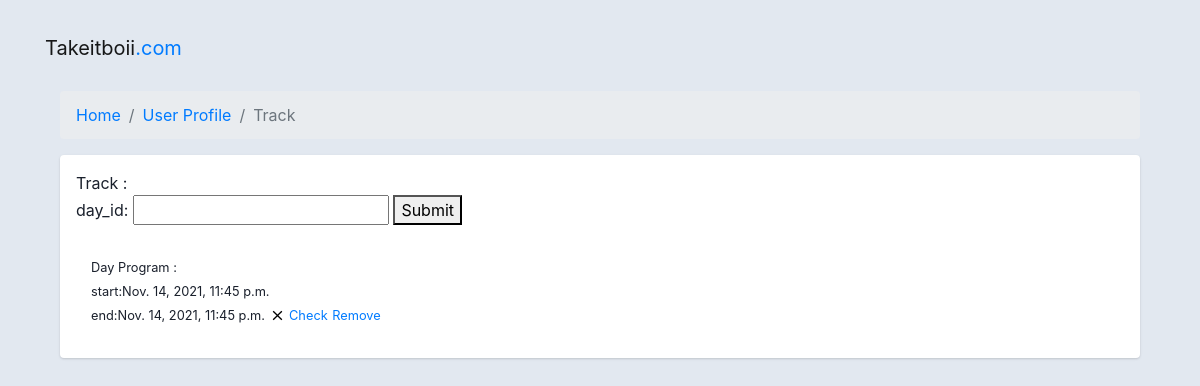
The app's page /Users/edittrack (signed in), older data.
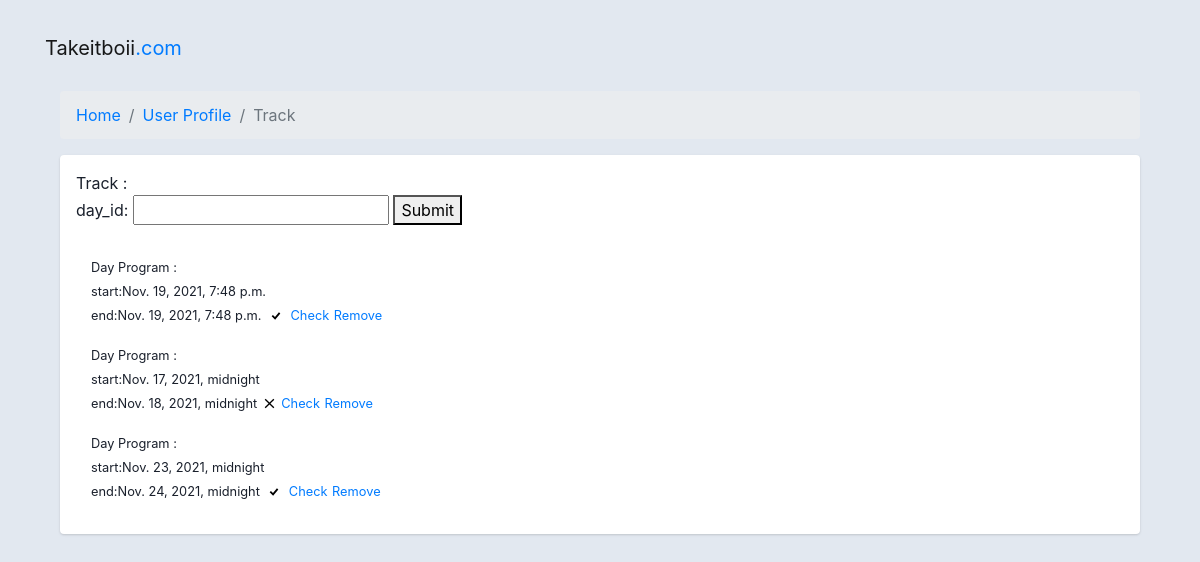
The same page, newer data.
### Tracking/models.py (models this page shows, shortened)
class Program(models.Model):
    start_date = models.DateTimeField(auto_now=False, auto_now_add=False)
    end_date = models.DateTimeField()
    objective = models.ManyToManyField(Workout,related_name="workout")
    day = models.IntegerField(default=0)
    status = models.BooleanField(default=False)
    enable_check = models.BooleanField(default=True)

### Users/views.py (the view)
# urls.py: path('edittrack', views.edittrack, name="edittrack"),
def edittrack(request):
    select_track = get_object_or_404(
        Customer, user=request.user).track_customer
    check_context = 0
    if select_track is not None:
        select_program = get_object_or_404(
            Tracks, id=select_track.id).day_program.all()
        check_empty = (len(select_program))
        print(check_empty)
        if check_empty == 0:
            check_context = 0
        else:
            check_context = 1
        return render(request, "users/edit_track.html", {"check_context": check_context, "programlist": select_program})
    return render(request, "users/edit_track.html", {"check_context": check_context, })

### Users/templates/users/edit_track.html (shortened to what this page needs)
<!DOCTYPE html>
<html>
<head>
    <link rel="stylesheet" href="https://stackpath.bootstrapcdn.com/bootstrap/4.3.1/css/bootstrap.min.css"
>
</head>
<body>
    <nav class="navbar navbar-expand-lg navbar-light">
        <div class="container">
            <a href="{% url 'home:index' %}" class="navbar-brand">Takeitboii<span class="text-primary">.com</span></a>
        </div>
    </nav>
    <div class="container">
        <div class="main-body">
            <nav aria-label="breadcrumb" class="main-breadcrumb">
                <ol class="breadcrumb">
                    <li class="breadcrumb-item"><a href="{% url 'home:index' %}">Home</a></li>
                    <li class="breadcrumb-item "><a href="{% url 'Users:userprofile' %}">User Profile</a></li>
                    <li class="breadcrumb-item active" aria-current="page">Track</li>
                </ol>
            </nav>
            <div class="row gutters-sm">
                <div class="col-md-12 mb-3">
                    <div class="card">
                        <div class="card-body">
                            <large>Track : {{id}} </large>
                            <div class="row">
                                {% if check_context %}
                                <div class="col-lg-12 col-md-12 ">
                                    <form method="POST" action="{% url 'Users:addprogram' %}" id="nameform">
                                        <label for="day_id">day_id:</label>
                                        <input type="number" required="required" id="day_id" name="day_id">
                                        <button type="submit" form="nameform" value="Submit">Submit</button>
                                        <br><br>
                                    </form>
                                </div>
                            </div>
                            <div class="row">
                                <div class="col-lg-7 ">
                                    <div class="col-md-12">
                                        {% for i in programlist %}
                                        <small>Day Program :</small><br>
                                        <small>start:{{i.start_date}}</small><br>
                                        <small>end:{{i.end_date}}</small>
                                        {% if i.status %}
                                        <svg width="20px" height="20px" viewBox="-81 0 512 512"
                                            xmlns="http://www.w3.org/2000/svg">
                                            <title>i-tick</title>
                                            <path d="M64 261L96 229 149 282 250 160 286 192 153 350 64 261Z" />
                                        </svg>
                                        {% else %}
                                        <svg width="15px" height="15px" viewBox="-28 0 512 512"
                                            xmlns="http://www.w3.org/2000/svg">
                                            <title>cancel</title>
                                            <path
                                                d="M64 388L196 256 64 124 96 92 228 224 360 92 392 124 260 256 392 388 360 420 228 288 96 420 64 388Z" />
                                        </svg>
                                        {% endif %}
                                        <small> <a href="{% url 'Users:show_program'  i.id %}">Check</a></small>
                                        <small> <a href="{% url 'Users:remove_program'  i.id %}">Remove</a></small>
                                        {% endfor %}
                                    </div>
                                </div>
                            </div>
                            {% endif %}
                        </div>
                    </div>
                </div>
            </div>
        </div>
    </div>
</body>
</html>

Row changes from the older to the newer data that the page shows:
removed Program: start_date "Nov. 14, 2021, 11:45 p.m.", end_date "Nov. 14, 2021, 11:45 p.m.", status False (drawn)
added Program: start_date "Nov. 19, 2021, 7:48 p.m.", end_date "Nov. 19, 2021, 7:48 p.m.", status True (drawn)
added Program: start_date "Nov. 17, 2021, midnight", end_date "Nov. 18, 2021, midnight", status False (drawn)
added Program: start_date "Nov. 23, 2021, midnight", end_date "Nov. 24, 2021, midnight", status True (drawn)
